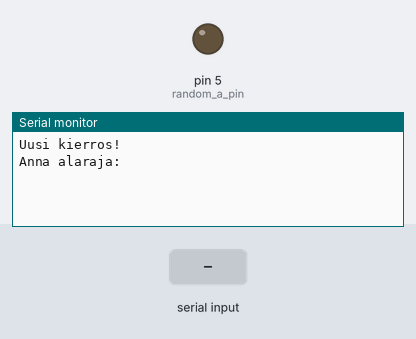
Bench run of a sketch on a simulated Arduino Uno, built with avr-gcc and run on an emulated ATmega328P. On the bench: output pins drawn as LEDs (lit = HIGH), the last lines printed to the serial monitor. The inputs (shaded band) are chosen by the test bench.

Above: at 1.2 s.
1.3 s: "90,45,200\n" received over Serial
At 2.1 s:
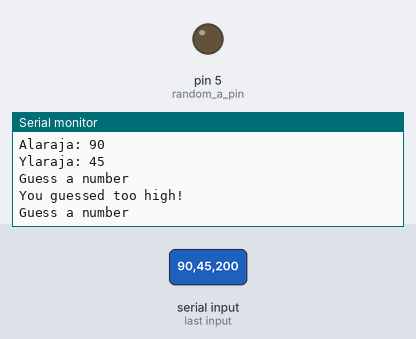
2.8 s: "30,150,10\n" received over Serial
At 4.1 s:
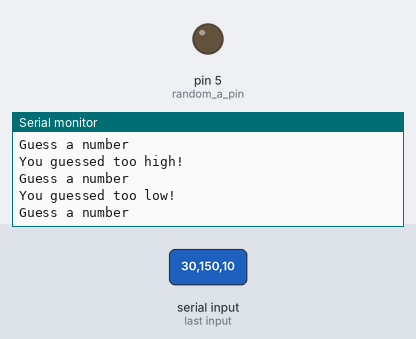

The sketch:

mikrokontrollerit_viikko1_kotitehtava3.ino
```cpp
int random_a_pin = 5;

void tyhjenna_bufferi() {
  while(Serial.available() != 0) { // tyhjennetään
    char t = Serial.read();
  }
}

int get_random(int lowest, int highest) {
  int random_seed = analogRead(random_a_pin); // otetaan "leijuvasta" pinnistä randomi numero

  int modulo = random_seed % (1 + (highest - lowest)); // katsotaan pienimmän ja isomman etäisyys ja otetaan siitä väliltä joku numero
  // lisätään yks jotta saadaan korkeinkin luku arvottavaksi
  int result = lowest + modulo; // lisätään pienin numero jotta päässään lowest ja highest numeroiden väliin

  return result;
}

void set_ranges(uint16_t *lowest_range, uint16_t *highest_range) {
  Serial.println("Anna alaraja: ");
  while(Serial.available() == 0);

  *lowest_range = Serial.parseInt();

  tyhjenna_bufferi();

  Serial.println("Anna ylaraja: ");
  while(Serial.available() == 0);

  *highest_range = Serial.parseInt();

  tyhjenna_bufferi();

  Serial.print("Alaraja: ");Serial.println(*lowest_range);
  Serial.print("Ylaraja: ");Serial.println(*highest_range);

}

void guess_number(int correct_number) {
  int amount_guessed = 0;
  int guessed_number = -1;
  while(1) {
    amount_guessed++;
    Serial.println("Guess a number");
    while(Serial.available() == 0);

    guessed_number = Serial.parseInt();

    tyhjenna_bufferi();

    if (correct_number < guessed_number) {
      Serial.println("You guessed too high!");
    } else if (correct_number > guessed_number) {
      Serial.println("You guessed too low!");
    } else {
      Serial.println("You got it!");
      break;
    }
  }

  Serial.print("Amount of guesses: ");Serial.println(amount_guessed);
}

void setup() {
  // put your setup code here, to run once:
  Serial.begin(9600);
  Serial.setTimeout(100000);

  pinMode(random_a_pin, OUTPUT);

}

void loop() {
  // put your main code here, to run repeatedly:
  Serial.println("Uusi kierros!\n");

  uint16_t lowest_range, highest_range, correct_number;

  set_ranges(&lowest_range, &highest_range); // haetaan syötä käyttäjältä

  Serial.print("Alaraja: ");Serial.println((int)lowest_range); // tulostetaan saadut rajat
  Serial.print("Ylaraja: ");Serial.println((int)highest_range);

  correct_number = get_random(lowest_range, highest_range); // haetaan randomi luku ala- ja ylärajan välistä.
  guess_number(correct_number); // annetaan oikea luku arvattavaksi

  Serial.print("Correct number: ");Serial.println(correct_number); // tulostetaan sattumanvarainen numero numeroiden välistä
}
```

Measured:
- after the input at 1.3 s, the serial monitor: prints a new line at once (image 1)
- after the input at 2.8 s, the serial monitor: prints a new line at once (image 2)
